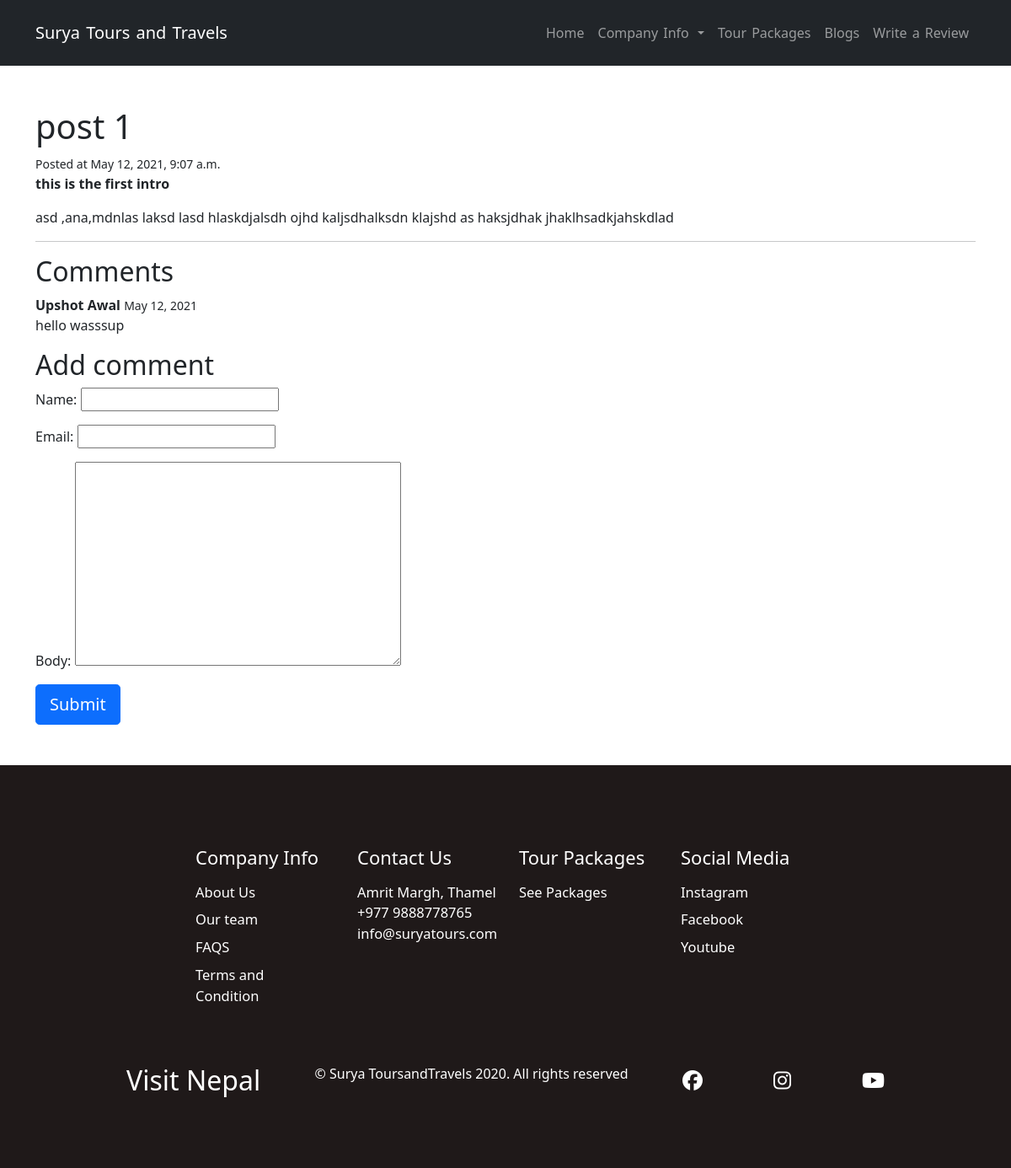
The app's page /blog/post-1/ with its own data.
### main/models.py (models this page shows)
class  Post(models.Model):
    title = models.CharField(max_length=255)
    slug = models.SlugField()
    intro = models.TextField()
    body = models.TextField()
    date_added = models.DateTimeField(auto_now_add=True)
    class Meta:
        ordering = ['-date_added']

class Comment(models.Model):
    post = models.ForeignKey(Post, related_name='comments',on_delete=models.CASCADE)
    name = models.CharField(max_length=255)
    email = models.EmailField()
    body = models.TextField()
    date_added = models.DateField(auto_now_add=True)
    class Meta:
        ordering = ['date_added']

### main/views.py (the view)
# urls.py: path('blog/<slug:slug>/', views.post_detail, name= "post_detail"),# using slug insted of id to path
def post_detail(request, slug):
    post = Post.objects.get(slug=slug)
    if request.method == 'POST':             #using if conditions to update the page if new commnets are submitted
        form = CommentForm(request.POST)
        if form.is_valid():
            comment = form.save(commit=False)
            comment.post = post
            comment.save()
            return redirect('post_detail', slug=post.slug)
    else:
        form = CommentForm()
    return render(request, "main/post_detail.html", {'post':post, 'form': form,})

### main/forms.py
class CommentForm(forms.ModelForm):
    class Meta:
        model = Comment
        fields = ['name', 'email', 'body']

### main/templates/main/post_detail.html
{% extends 'main/base.html' %} {% block content %}
<div class="container py-5">
    <h1 class="title">{{ post.title }}</h1>
    <small>Posted at {{ post.date_added }}</small>
    <p><strong>{{ post.intro }}</strong></p>
    <p>{{ post.body }}</p>
    <hr>
    <h2 class="subtitle">Comments</h2>
    {% for comment in post.comments.all %}
    <article class="media ">
        <div class="media-content">
            <div class="content">
                <p>
                    <strong>{{ comment.name }}</strong> <small>{{ comment.date_added }}</small>
                    <br> {{ comment.body }}
                </p>
            </div>
        </div>
    </article>
    {% empty %}
    <div class="notification">
        <p>No comments yet!</p>
    </div>
    {% endfor %}
    <h2 class="subtitle">Add comment</h2>
    <form method="post" action=".">
        {% csrf_token %} {{ form.as_p }}
        <div class="field">
            <div class="control">
                <button class="button is-success btn btn-primary btn-lg">Submit</button>
            </div>
        </div>
    </form>
</div>
{% endblock %}

### main/static/home/css/style.css (style rules this page uses)
* { margin: 0; padding: 0; box-sizing: border-box; }

### records on screen
Post: title "post 1", date_added "May 12, 2021, 9:07 a.m.", intro "this is the first intro", body "asd ,ana,mdnlas laksd lasd hlaskdjalsdh ojhd kaljsdhalksdn klajshd as haksjdhak jhaklhsadkjahskdlad"
Comment: name "Upshot Awal", date_added "May 12, 2021", body "hello wasssup"
